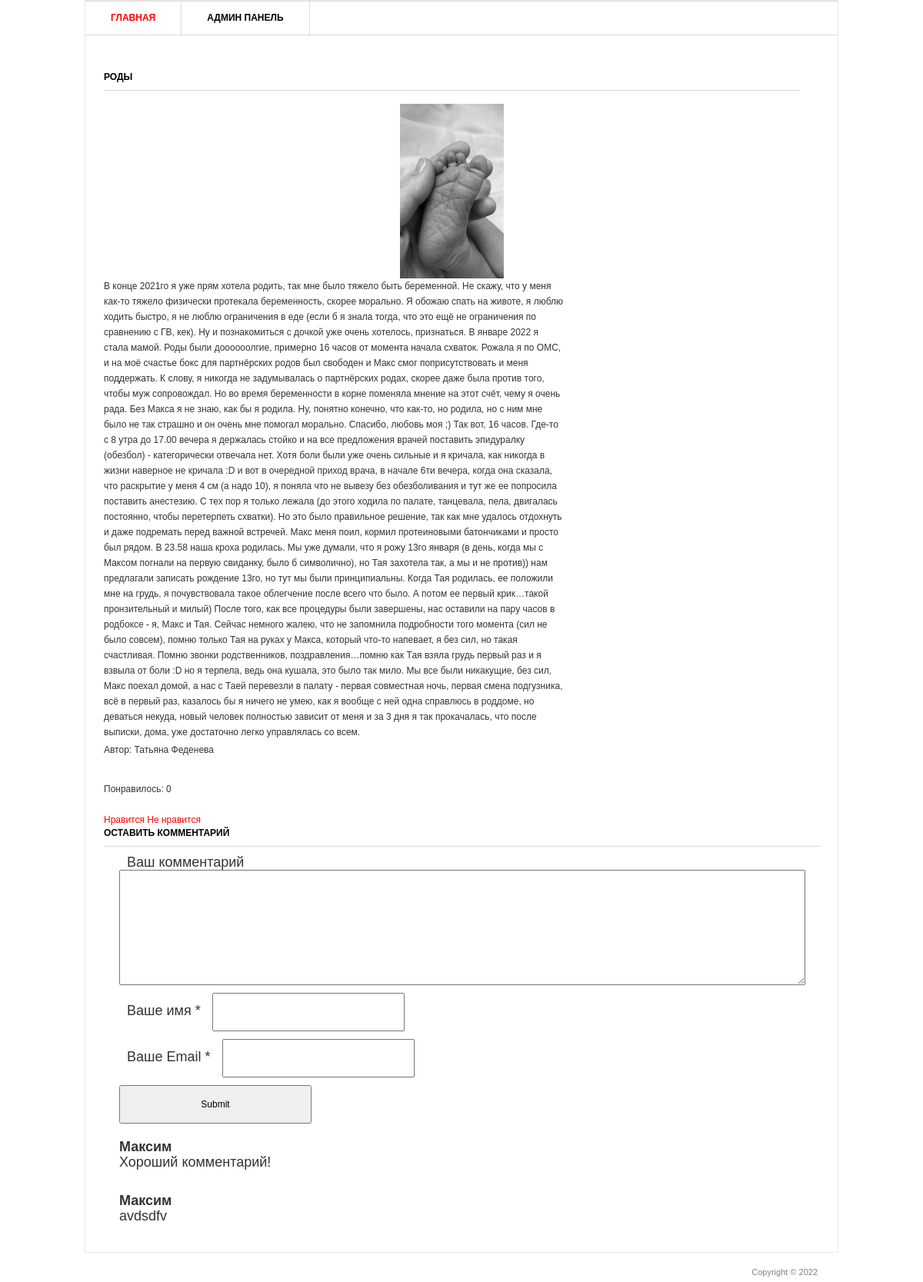
/1/, run on the app's committed database.
### blog/models.py (models this page shows, shortened)
class Post(models.Model):
    title = models.CharField('Заголовок записи', max_length=100)
    description = models.TextField('Текст записи')
    author = models.CharField('Имя автора', max_length=100)
    date = models.DateField('Дата публикации')
    img = models.ImageField('Изображение', upload_to='image/%Y')
    class Meta:
        verbose_name = 'Запись'
        verbose_name_plural = 'Записи'

class Comments(models.Model):
    email = models.EmailField()
    name = models.CharField('Имя', max_length=50)
    text_comments = models.TextField('Текст комментария', max_length=2000)
    post = models.ForeignKey(Post, verbose_name='Публикация', on_delete=models.CASCADE)
    class Meta:
        verbose_name = 'Комментарий'
        verbose_name_plural = 'Комментарии'

### blog/views.py (the view)
# urls.py: path('<int:pk>/', views.PostDetail.as_view()),
class PostDetail(View):
    def get(self, request, pk):
        post = Post.objects.get(id=pk)
        return render(request, 'blog/blog_detail.html', {'post': post})

### templates/blog/blog_detail.html (shortened to what this page needs)
{% load static %}
<html >
<head>
	<link rel="stylesheet" href="{% static 'css/style.css' %}" type="text/css" media="all" />
</head>
<body>
<div class="shell">
	<div class="border">
		<div id="navigation">
			<ul>
			    <li><a href="/" class="active">Главная</a></li>
			    <li><a href="/admin">Админ панель</a></li>
			</ul>
		</div>
		<div id="main">
			<div id="content" class="left">
				<div class="projects">
					  <h3>{{ post.title }}</h3>
                    <p align="center">
                      <img src="{{ post.img.url }}" width="15%"/>
                    </p>
					<div class="item">
						<div class="text left">
							<p>{{ post.description }}</p>
							<p>Автор:  {{ post.author }}</p>
						</div>
					</div>
				</div>
			</div>
			<div>
				<br>
				<p>Понравилось: {{ post.likes_set.all.count }}</p>
				<br>
				<a href="{% url 'add_likes' post.id %}">Нравится</a>
				<a href="{% url 'del_likes' post.id %}">Не нравится</a>
			</div>
			<div class="form-comment">
				<h3>Оставить комментарий</h3>
				<div>
					<form action="{% url 'add_comments' post.id %}" method="post">
					    <div>
							<label>Ваш комментарий</label>
					        <textarea name="text_comments"></textarea>
						</div>
						<div>
							<label>Ваше имя *</label>
						    <input type="text" name="name">
						</div>
						<div>
							<label>Ваше Email *</label>
						    <input type="email" name="email">
						</div>
						<div>
							<input type="submit">
						</div>
					</form>
				</div>
			</div>
			<div>
				{% for comment in post.comments_set.all %}
				<div class="view-comment">
					<h4>{{ comment.name }}</h4>
					<p>
						{{ comment.text_comments }}
					</p>
				</div>
				{% endfor %}
			</div>
		</div>
	</div>
	<div id="footer">
		<p class="copy right">Copyright &copy;  2022 </p>
	</div>
</div>
</body>
</html>

### static/css/style.css (style rules this page uses)
* { margin: 0; padding: 0; outline:0; }
body { font-size: 12px; line-height: 20px; font-family: Georgia, Arial, Helvetica, Sans-Serif; color: #333; }
a { color: #ff0000; text-decoration: none; cursor:pointer; }
input, textarea, select { font-family: Arial, Helvetica, sans-serif; font-size:12px; }
textarea { overflow:auto; }
.left, .alignleft { float: left; display: inline; }
.right, .alignright { float: right; display: inline; }
.shell { width: 980px; margin: 0 auto; }
.border { border: 1px solid #e8e8e8; background: #fff; position: relative; }
#navigation { height: 43px; border-top: 1px solid #dbdbdb; border-bottom: 1px solid #dbdbdb; }
#navigation ul { list-style: none; }
#navigation ul li { float: left; height: 43px; border-right: 1px solid #dbdbdb; font-size: 12px; line-height: 43px; font-weight: bold; text-transform: uppercase; }
#navigation ul li a { float: left; height: 43px; color: #000; padding: 0 33px; }
#navigation ul li a:hover, #navigation ul li a.active { color: #ff0000; text-decoration: none; }
#main { width: 932px; padding: 37px 24px 17px 24px; }
#main h3 { font-size: 12px; line-height: 15px; color: #000; text-transform: uppercase; border-bottom: 1px solid #dbdbdb; padding: 0 0 9px 0; }
#content { width: 905px; }
.projects { padding: 10px 0 0 0; }
.projects h3 { margin: 0 0 17px 0; }
.projects .item { margin: 0 0 28px 0; }
.projects .text { width: 600px; }
.projects .text p { padding: 0 0 3px 0; }
#footer { font-family: Arial, sans-serif; font-size: 11px; line-height: 14px; color: #7f7f7f; padding: 18px 27px 20px 38px; }
.form-comment { font-size: 18px; }
.form-comment label { margin: 10px 10px; }
.form-comment input { boarder-radius: 15px; padding: 15px; height: 50px; width: 250px; }
.form-comment textarea { boarder-radius: 15px; padding: 15px; height: 150px; width: 100%; resize: vertical; }
.form-comment div { margin: 10px; }
.view-comment { padding: 10px; margin: 10px; font-size: 18px; boarder-radius: 15px ; }

### data on the page
Post: title "РОДЫ", img (picture), description "В конце 2021го я уже прям хотела родить, так мне было тяжело быть беременной. Не скажу, что у меня как-то тяжело физически протекала беременность, скорее морально. Я обожаю спать на животе, я люблю ходить быстро, я не люблю ограничения в еде (если б я знала тогда, что это ещё не ограничения по сравнению с ГВ, кек). Ну и познакомиться с дочкой уже очень хотелось, признаться. В январе 2022 я стала мамой. Роды были доооооолгие, примерно 16 часов от момента начала схваток. Рожала я по ОМС, и на моё счастье бокс для партнёрских родов был свободен и Макс смог поприсутствовать и меня поддержать. К слову, я никогда не задумывалась о партнёрских родах, скорее даже была против того, чтобы муж…", author "Татьяна Феденева", likes_set.all.count "0"
Comments: name "Максим", text_comments "Хороший комментарий!"
Comments: name "Максим", text_comments "avdsdfv"
